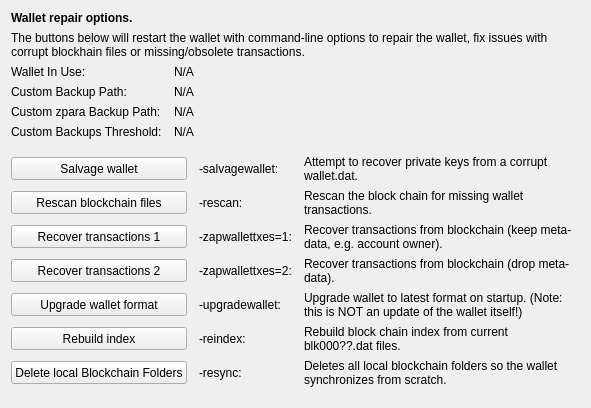
     <widget class="QWidget" name="tab_repair">
      <attribute name="title">
       <string>&amp;Wallet Repair</string>
      </attribute>
      <layout class="QGridLayout" name="gridLayout_4" columnstretch="0,0,0,0">
       <property name="horizontalSpacing">
        <number>12</number>
       </property>
       <item row="0" column="0" colspan="4">
        <widget class="QLabel" name="label_repair_header">
         <property name="font">
          <font>
           <weight>75</weight>
           <bold>true</bold>
          </font>
         </property>
         <property name="text">
          <string>Wallet repair options.</string>
         </property>
        </widget>
       </item>
       <item row="1" column="0" colspan="4">
        <widget class="QLabel" name="label_repair_helptext">
         <property name="font">
          <font>
           <weight>50</weight>
           <bold>false</bold>
          </font>
         </property>
         <property name="text">
          <string>The buttons below will restart the wallet with command-line options to repair the wallet, fix issues with corrupt blockhain files or missing/obsolete transactions.</string>
         </property>
         <property name="wordWrap">
          <bool>true</bool>
         </property>
        </widget>
       </item>
       <item row="2" column="0">
        <widget class="QLabel" name="wallet_path_label">
         <property name="text">
          <string>Wallet In Use:</string>
         </property>
        </widget>
       </item>
       <item row="2" column="1" colspan="3">
        <widget class="QLabel" name="wallet_path">
         <property name="cursor">
          <cursorShape>IBeamCursor</cursorShape>
         </property>
         <property name="text">
          <string>N/A</string>
         </property>
         <property name="textFormat">
          <enum>Qt::PlainText</enum>
         </property>
         <property name="textInteractionFlags">
          <set>Qt::LinksAccessibleByMouse|Qt::TextSelectableByKeyboard|Qt::TextSelectableByMouse</set>
         </property>
        </widget>
       </item>
       <item row="3" column="0">
        <widget class="QLabel" name="wallet_custombackuppath_label">
         <property name="visible">
          <bool>false</bool>
         </property>
         <property name="text">
          <string>Custom Backup Path:</string>
         </property>
        </widget>
       </item>
       <item row="3" column="1" colspan="3">
        <widget class="QLabel" name="wallet_custombackuppath">
         <property name="cursor">
          <cursorShape>IBeamCursor</cursorShape>
         </property>
         <property name="visible">
          <bool>false</bool>
         </property>
         <property name="text">
          <string>N/A</string>
         </property>
         <property name="textFormat">
          <enum>Qt::PlainText</enum>
         </property>
         <property name="textInteractionFlags">
          <set>Qt::LinksAccessibleByMouse|Qt::TextSelectableByKeyboard|Qt::TextSelectableByMouse</set>
         </property>
        </widget>
       </item>
       <item row="4" column="0">
        <widget class="QLabel" name="wallet_customzparabackuppath_label">
         <property name="visible">
          <bool>false</bool>
         </property>
         <property name="text">
          <string>Custom zpara Backup Path:</string>
         </property>
        </widget>
       </item>
       <item row="4" column="1" colspan="3">
        <widget class="QLabel" name="wallet_customzparabackuppath">
         <property name="cursor">
          <cursorShape>IBeamCursor</cursorShape>
         </property>
         <property name="visible">
          <bool>false</bool>
         </property>
         <property name="text">
          <string>N/A</string>
         </property>
         <property name="textFormat">
          <enum>Qt::PlainText</enum>
         </property>
         <property name="textInteractionFlags">
          <set>Qt::LinksAccessibleByMouse|Qt::TextSelectableByKeyboard|Qt::TextSelectableByMouse</set>
         </property>
        </widget>
       </item>
       <item row="5" column="0">
        <widget class="QLabel" name="wallet_custombackupthreshold_label">
         <property name="visible">
          <bool>false</bool>
         </property>
         <property name="text">
          <string>Custom Backups Threshold:</string>
         </property>
        </widget>
       </item>
       <item row="5" column="1" colspan="3">
        <widget class="QLabel" name="wallet_custombackupthreshold">
         <property name="cursor">
          <cursorShape>IBeamCursor</cursorShape>
         </property>
         <property name="visible">
          <bool>false</bool>
         </property>
         <property name="text">
          <string>N/A</string>
         </property>
         <property name="textFormat">
          <enum>Qt::PlainText</enum>
         </property>
         <property name="textInteractionFlags">
          <set>Qt::LinksAccessibleByMouse|Qt::TextSelectableByKeyboard|Qt::TextSelectableByMouse</set>
         </property>
        </widget>
       </item>
       <item row="6" column="0">
        <spacer name="verticalSpacer_repair1">
         <property name="orientation">
          <enum>Qt::Vertical</enum>
         </property>
         <property name="sizeHint" stdset="0">
          <size>
           <width>10</width>
           <height>10</height>
          </size>
         </property>
        </spacer>
       </item>
       <item row="7" column="0" colspan="2">
        <widget class="QPushButton" name="btn_salvagewallet">
         <property name="minimumSize">
          <size>
           <width>100</width>
           <height>23</height>
          </size>
         </property>
         <property name="text">
          <string>Salvage wallet</string>
         </property>
        </widget>
       </item>
       <item row="7" column="2">
        <widget class="QLabel" name="label_repair_salvage_command">
         <property name="text">
          <string notr="true">-salvagewallet:</string>
         </property>
        </widget>
       </item>
       <item row="7" column="3">
        <widget class="QLabel" name="label_repair_salvage">
         <property name="text">
          <string>Attempt to recover private keys from a corrupt wallet.dat.</string>
         </property>
         <property name="wordWrap">
          <bool>true</bool>
         </property>
        </widget>
       </item>
       <item row="8" column="0" colspan="2">
        <widget class="QPushButton" name="btn_rescan">
         <property name="minimumSize">
          <size>
           <width>100</width>
           <height>23</height>
          </size>
         </property>
         <property name="text">
          <string>Rescan blockchain files</string>
         </property>
        </widget>
       </item>
       <item row="8" column="2">
        <widget class="QLabel" name="label_repair_rescan_command">
         <property name="text">
          <string notr="true">-rescan:</string>
         </property>
        </widget>
       </item>
       <item row="8" column="3">
        <widget class="QLabel" name="label_repair_rescan">
         <property name="text">
          <string>Rescan the block chain for missing wallet transactions.</string>
         </property>
         <property name="wordWrap">
          <bool>true</bool>
         </property>
        </widget>
       </item>
       <item row="9" column="0" colspan="2">
        <widget class="QPushButton" name="btn_zapwallettxes1">
         <property name="minimumSize">
          <size>
           <width>100</width>
           <height>23</height>
          </size>
         </property>
         <property name="text">
          <string>Recover transactions 1</string>
         </property>
        </widget>
       </item>
       <item row="9" column="2">
        <widget class="QLabel" name="label_repair_zap1_command">
         <property name="text">
          <string notr="true">-zapwallettxes=1:</string>
         </property>
        </widget>
       </item>
       <item row="9" column="3">
        <widget class="QLabel" name="label_repair_zap1">
         <property name="text">
          <string>Recover transactions from blockchain (keep meta-data, e.g. account owner).</string>
         </property>
         <property name="wordWrap">
          <bool>true</bool>
         </property>
        </widget>
       </item>
       <item row="10" column="0" colspan="2">
        <widget class="QPushButton" name="btn_zapwallettxes2">
         <property name="minimumSize">
          <size>
           <width>100</width>
           <height>23</height>
          </size>
         </property>
         <property name="text">
          <string>Recover transactions 2</string>
         </property>
        </widget>
       </item>
       <item row="10" column="2">
        <widget class="QLabel" name="label_repair_zap2_command">
         <property name="text">
          <string notr="true">-zapwallettxes=2:</string>
         </property>
        </widget>
       </item>
       <item row="10" column="3">
        <widget class="QLabel" name="label_repair_zap2">
         <property name="text">
          <string>Recover transactions from blockchain (drop meta-data).</string>
         </property>
         <property name="wordWrap">
          <bool>true</bool>
         </property>
        </widget>
       </item>
       <item row="11" column="0" colspan="2">
        <widget class="QPushButton" name="btn_upgradewallet">
         <property name="minimumSize">
          <size>
           <width>100</width>
           <height>23</height>
          </size>
         </property>
         <property name="text">
          <string>Upgrade wallet format</string>
         </property>
        </widget>
       </item>
       <item row="11" column="2">
        <widget class="QLabel" name="label_repair_upgrade_command">
         <property name="text">
          <string notr="true">-upgradewallet:</string>
         </property>
        </widget>
       </item>
       <item row="11" column="3">
        <widget class="QLabel" name="label_repair_upgrade">
         <property name="text">
          <string>Upgrade wallet to latest format on startup. (Note: this is NOT an update of the wallet itself!)</string>
         </property>
         <property name="wordWrap">
          <bool>true</bool>
         </property>
        </widget>
       </item>
       <item row="12" column="0" colspan="2">
        <widget class="QPushButton" name="btn_reindex">
         <property name="minimumSize">
          <size>
           <width>100</width>
           <height>23</height>
          </size>
         </property>
         <property name="text">
          <string>Rebuild index</string>
         </property>
        </widget>
       </item>
       <item row="12" column="2">
        <widget class="QLabel" name="label_repair_reindex_command">
         <property name="text">
          <string notr="true">-reindex:</string>
         </property>
        </widget>
       </item>
       <item row="12" column="3">
        <widget class="QLabel" name="label_repair_reindex">
         <property name="text">
          <string>Rebuild block chain index from current blk000??.dat files.</string>
         </property>
         <property name="wordWrap">
          <bool>true</bool>
         </property>
        </widget>
       </item>
       <item row="13" column="0" colspan="2">
        <widget class="QPushButton" name="btn_resync">
         <property name="minimumSize">
          <size>
           <width>100</width>
           <height>23</height>
          </size>
         </property>
         <property name="text">
          <string>Delete local Blockchain Folders</string>
         </property>
        </widget>
       </item>
       <item row="13" column="2">
        <widget class="QLabel" name="label_repair_resync_command">
         <property name="text">
          <string>-resync:</string>
         </property>
        </widget>
       </item>
       <item row="13" column="3">
        <widget class="QLabel" name="label_repair_resync">
         <property name="text">
          <string>Deletes all local blockchain folders so the wallet synchronizes from scratch.</string>
         </property>
         <property name="wordWrap">
          <bool>true</bool>
         </property>
        </widget>
       </item>
       <item row="14" column="0">
        <spacer name="verticalSpacer_repair2">
         <property name="orientation">
          <enum>Qt::Vertical</enum>
         </property>
         <property name="sizeHint" stdset="0">
          <size>
           <width>20</width>
           <height>10</height>
          </size>
         </property>
        </spacer>
       </item>
      </layout>
     </widget>
